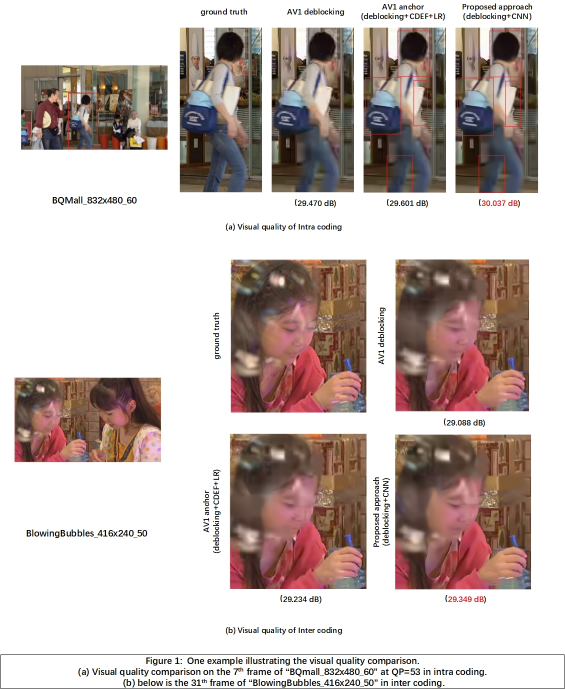
#> input picture images/Visual_quality.jpg, 1130 x 1386 px (shown at 1/2 size); its folder holds only this picture in this run
$ python -i UTILS.py   (imports and definitions only)
#> lines starting #> are read from the running program, lines starting #| are printed output that depends on the picture
import numpy as np
import tensorflow as tf
import math, os, random,re
from PIL import Image
from train import BATCH_SIZE
from train import PATCH_SIZE
from train import IMAGE_BATCH
#PATCH_SIZE = (32, 32)
#BATCH_SIZE = 100
#IMAGE_BATCH = 4

def normalize(x):
    x = x / 255.
    return truncate(x, 0., 1.)

def denormalize(x):
    x = x * 255.
    return truncate(x, 0., 255.)

# [83 lines left out: functions truncate, remap, deremap, load_file_list, get_train_list, prepare_nn_data and 2 more, not called in this run]

def c_getYdata(path):
    return getYdata(path, getWH(path))

# [161 lines left out: functions img2y, crop, save_images, get_image_batch, save_test_img, psnr and 1 more, not called in this run]

>>> from PIL import Image
>>> picture = Image.open('../images/Visual_quality.jpg')
#> picture is the input picture: PIL image 1130x1386 RGB; mean R, G, B 196.9, 184, 180.2
>>> result = img2y(picture)
#> in img2y, `input_imgY = input_img.convert('YCbCr').split()[0]`:
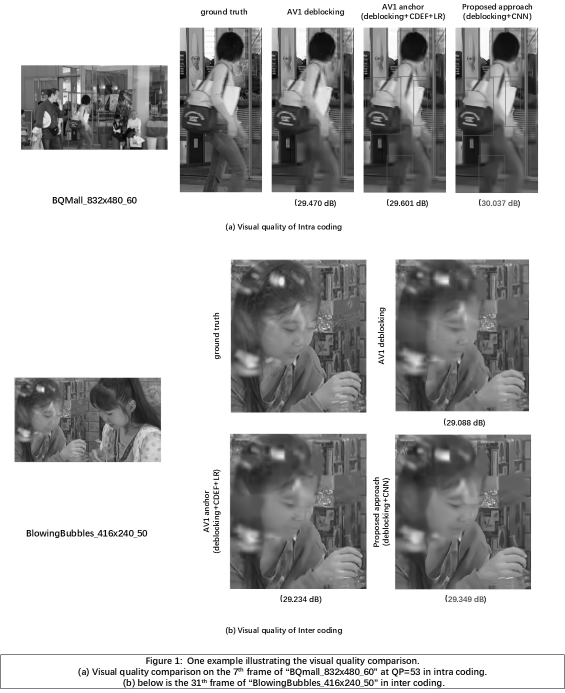
#> input_imgY: PIL image 1130x1386 L (shown at 1/2 size); min 0, max 255, mean 187.2
#> in img2y, `input_imgCb, input_imgCr = input_img.convert('YCbCr').split()[1:3]`:
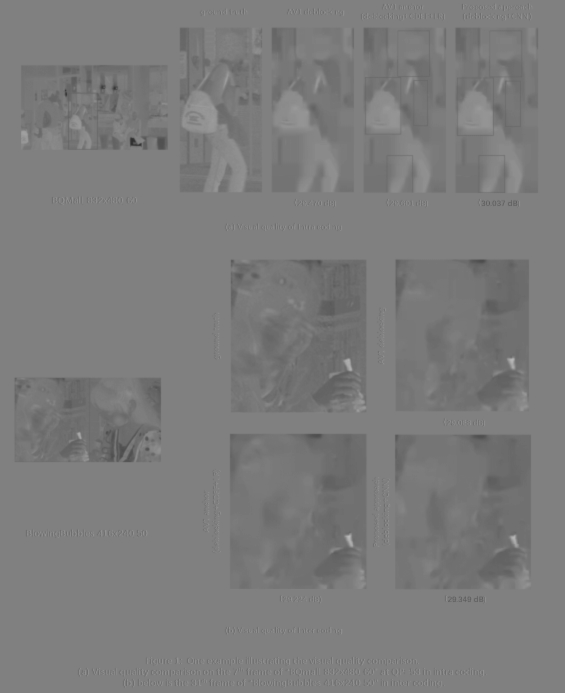
#> input_imgCb: PIL image 1130x1386 L (shown at 1/2 size); min 46, max 188, mean 123.7
#> in img2y, `input_imgCb, input_imgCr = input_img.convert('YCbCr').split()[1:3]`:
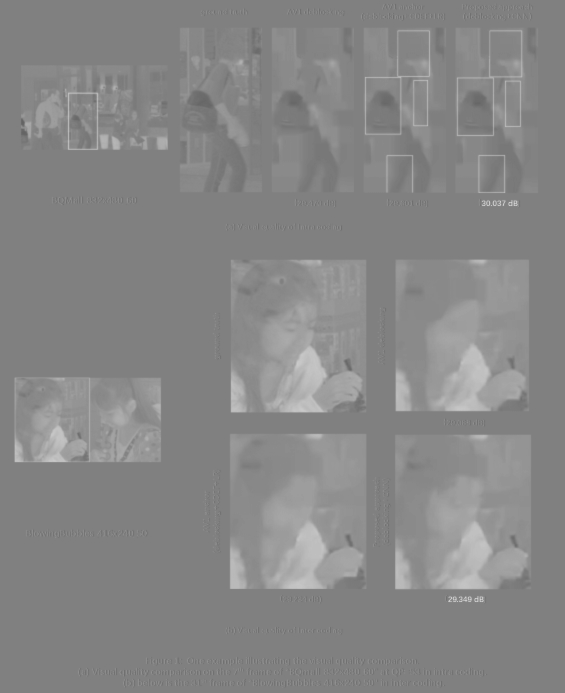
#> input_imgCr: PIL image 1130x1386 L (shown at 1/2 size); min 98, max 222, mean 134.5
